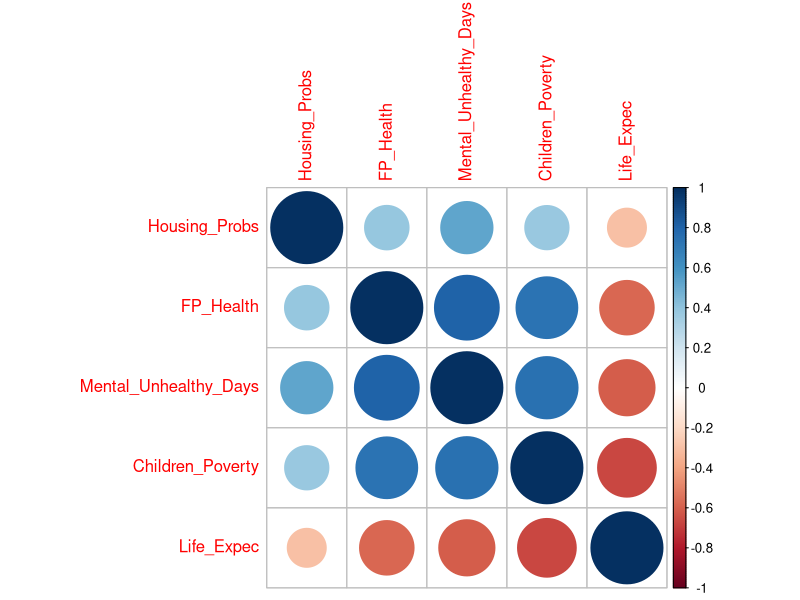
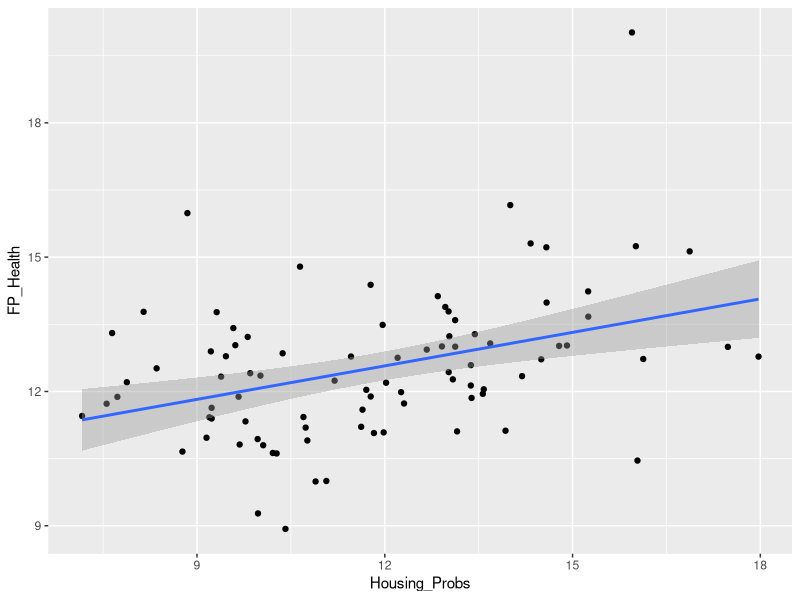
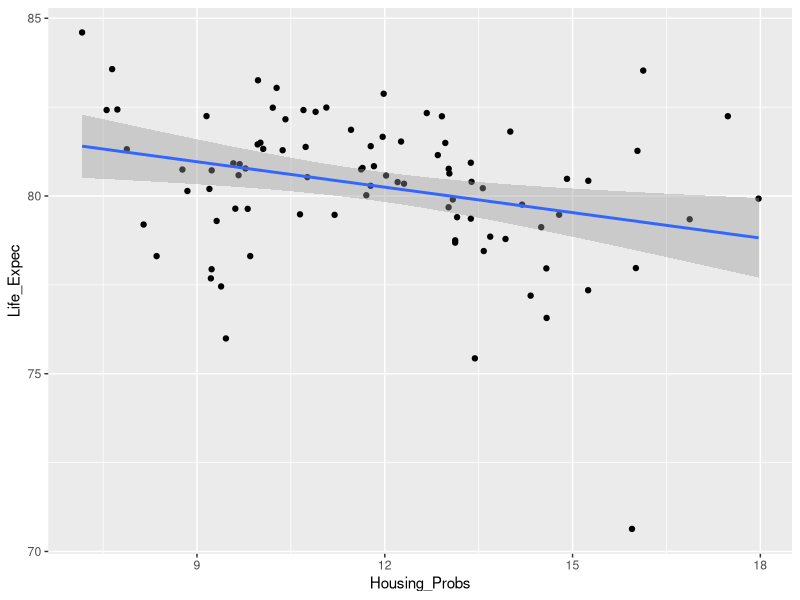
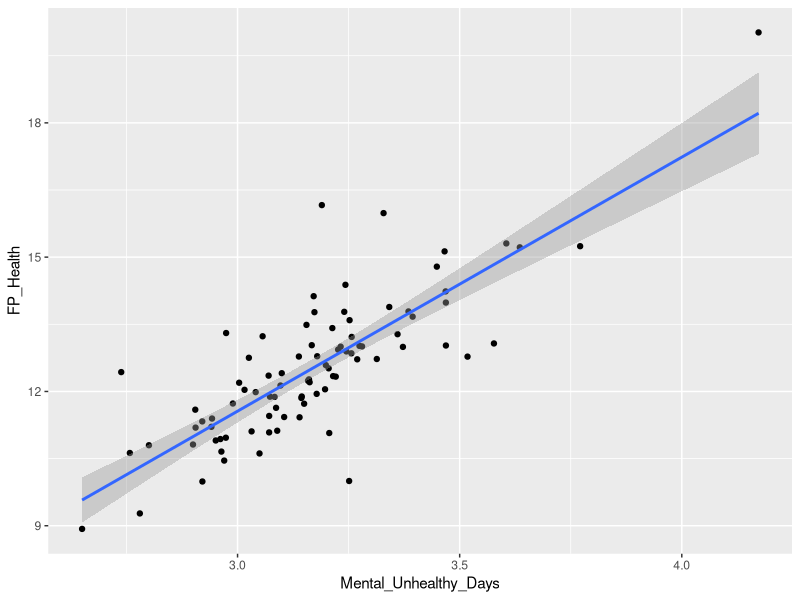
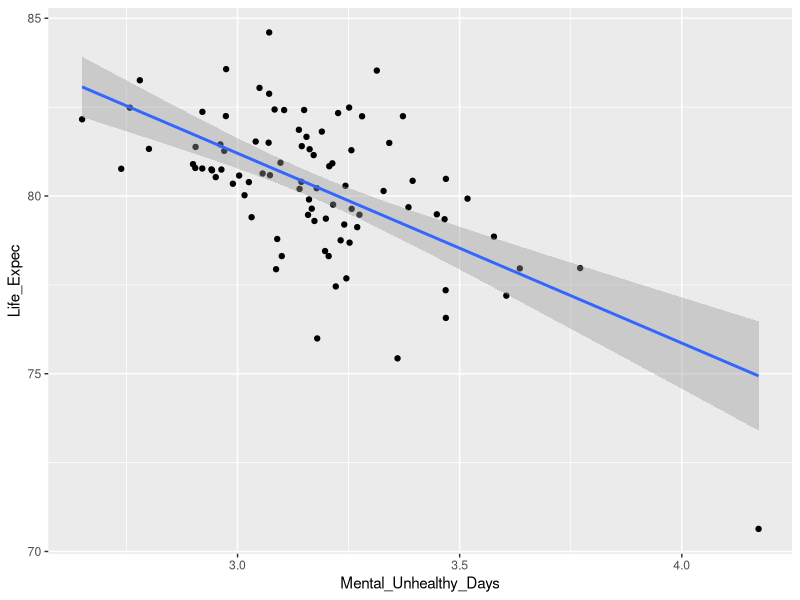
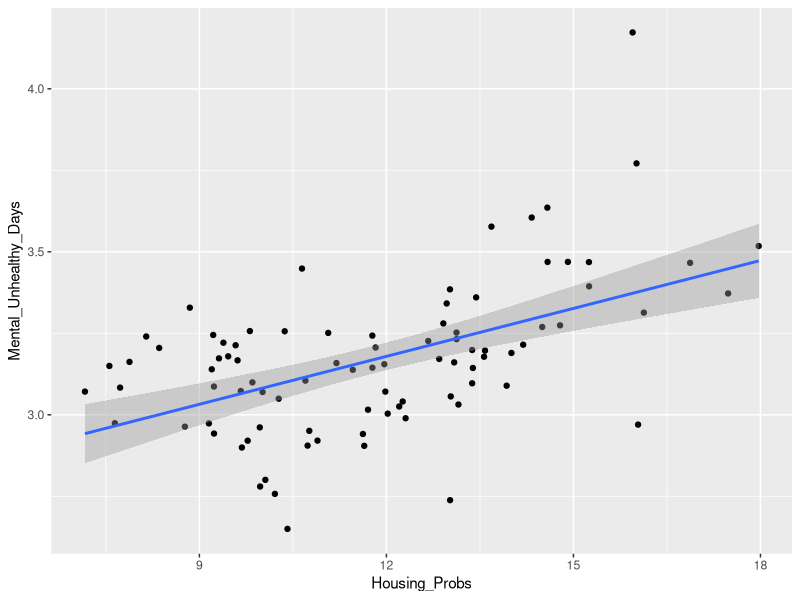
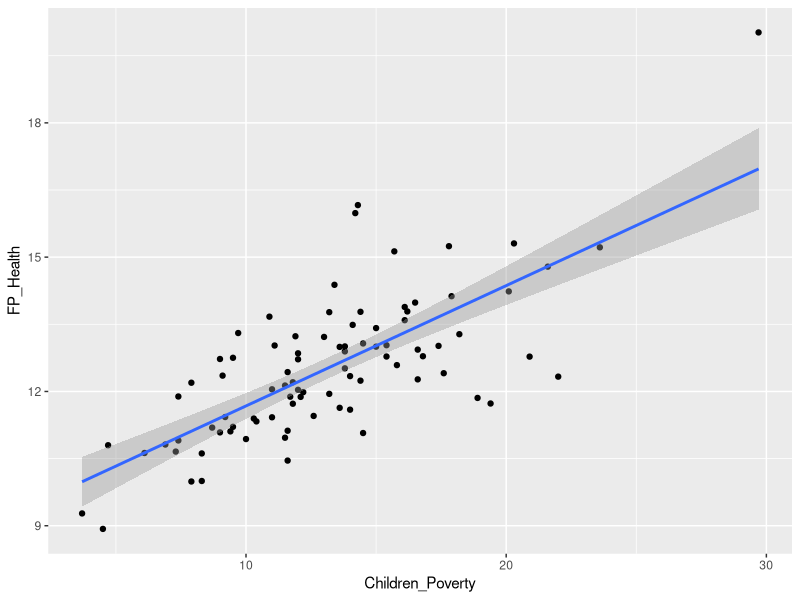
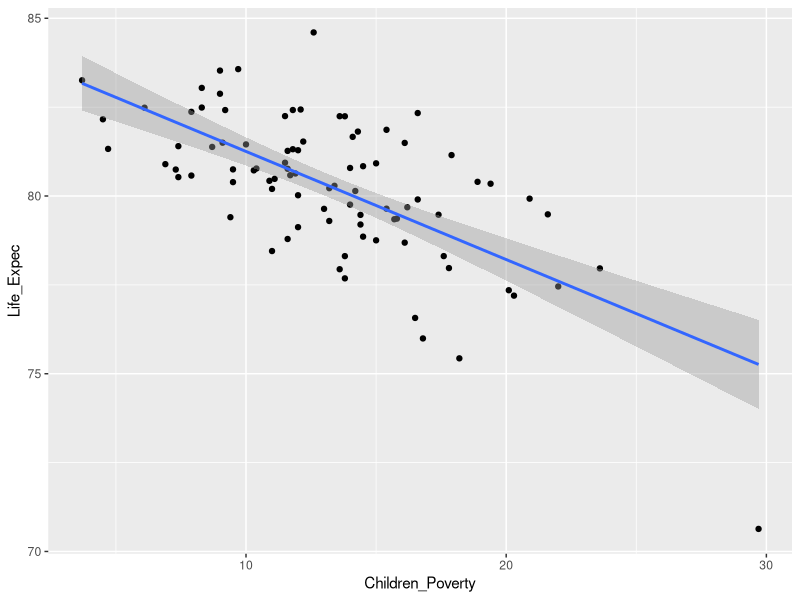

Here is the R script that generated these plots, in order:
## ---- chunk 1
knitr::opts_chunk$set(echo = FALSE, message=FALSE, warning=FALSE)
## ---- chunk 2
library(tidyverse)
library(readxl)
library(corrplot)

# Read Data ---------------------------------------------------------

ranked_meas_data <- read_excel("Data/2020 County Health Rankings Minnesota Data - v1_0 (3).xlsx", 
                            sheet= "Ranked Measure Data", skip = 1)

ranked_meas_data <- 
  transmute(
    ranked_meas_data,
    FIPS,
    State,
    County,
    Deaths,
    Housing_Probs = `% Severe Housing Problems`,
    FP_Health = `% Fair or Poor Health`,
    Mental_Unhealthy_Days = `Average Number of Mentally Unhealthy Days`,
    Children_Poverty = `% Children in Poverty`
  )

add_meas_data <- read_excel("Data/2020 County Health Rankings Minnesota Data - v1_0 (3).xlsx",
                               sheet = "Additional Measure Data", skip = 1)

add_meas_data <-
  transmute(
    add_meas_data,
    FIPS,
    Life_Expec = `Life Expectancy`
  )

joined_data <- inner_join(ranked_meas_data, add_meas_data, by = "FIPS")

# Plots -------------------------------------------------------------

joined_data %>%
  filter(!is.na(County)) %>% 
  select(-FIPS, -State, -County, -Deaths) %>% 
  cor(use="na.or.complete") %>%
  corrplot(method="circle")

ggplot(joined_data, aes(x=Housing_Probs, y=FP_Health))+ geom_point()+
  geom_smooth(method=lm)

ggplot(joined_data, aes(x=Housing_Probs, y=Life_Expec))+ geom_point()+
  geom_smooth(method=lm)

ggplot(joined_data, aes(x=Mental_Unhealthy_Days, y=FP_Health))+ geom_point()+
  geom_smooth(method=lm)

ggplot(joined_data, aes(x=Mental_Unhealthy_Days, y=Life_Expec))+ geom_point()+
  geom_smooth(method=lm)

ggplot(joined_data, aes(x=Housing_Probs, y=Mental_Unhealthy_Days))+ geom_point()+
  geom_smooth(method=lm)

ggplot(joined_data, aes(x=Children_Poverty, y=FP_Health))+ geom_point()+
  geom_smooth(method=lm)

ggplot(joined_data, aes(x=Children_Poverty, y=Life_Expec))+ geom_point()+
  geom_smooth(method=lm)

ggplot(joined_data, aes(x=Children_Poverty, y=Mental_Unhealthy_Days))+ geom_point()+
  geom_smooth(method=lm)

